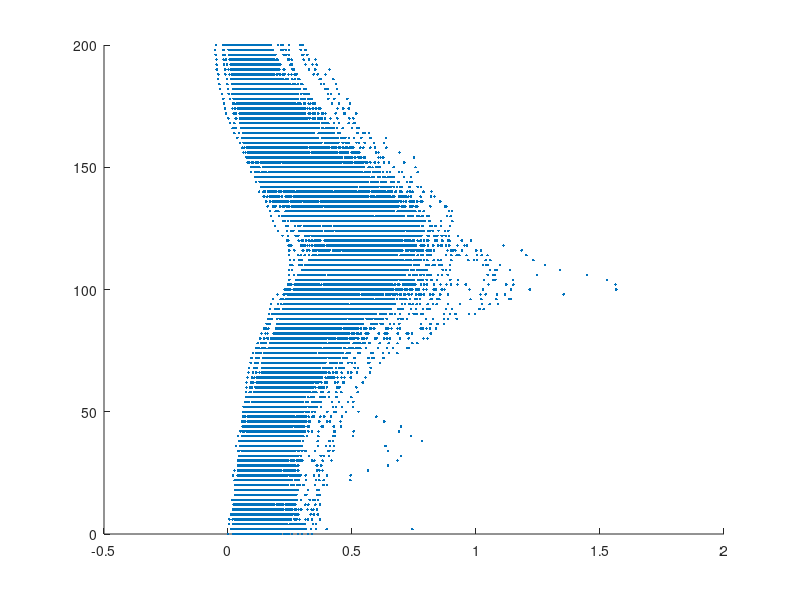

MATLAB code for this plot: (Note: this script raises an error after producing the figure.)
clear;clc;close all;
set(groot, 'defaultFigureUnits', 'centimeters', 'defaultFigurePosition', [3 5 10 10]);

data = importdata('data/hots-chloropigment.txt').data;

p = data(:,3);
f = data(:,4);

f(f==-9) =nan;

pp = reshape(p,[101 329]);
ff = reshape(f,[101 329]);
ffm = mean(ff,2,"omitnan");
f5 = prctile(ff',5);
f95 = prctile(ff',95);

ax = figure;
plot(f,p,'.',Color=[0.8 0.8 0.8],DisplayName="raw data");
hold on
plot(ffm,pp(:,1),'-',"Color",[0 0 0],DisplayName="mean");
plot(f5,pp(:,1),'-',"Color",[0.5 0.5 0.5],DisplayName="5%");
plot(f95,pp(:,1),'-',"Color",[0.5 0.5 0.5],DisplayName="95%");
hold off
set(gca,"YDir","reverse");
legend();
% title("L0 Fluorescence 1988-2022",Interpreter="latex");
xlabel("chl-$a$ fluorescence [$\mu$g/L]",Interpreter="latex");
% ylabel("Pressure [dbar]",Interpreter="latex");
yticklabels({});
yticks(0:20:200);
exportgraphics(ax,'figures/L1/meanProfile.png');
